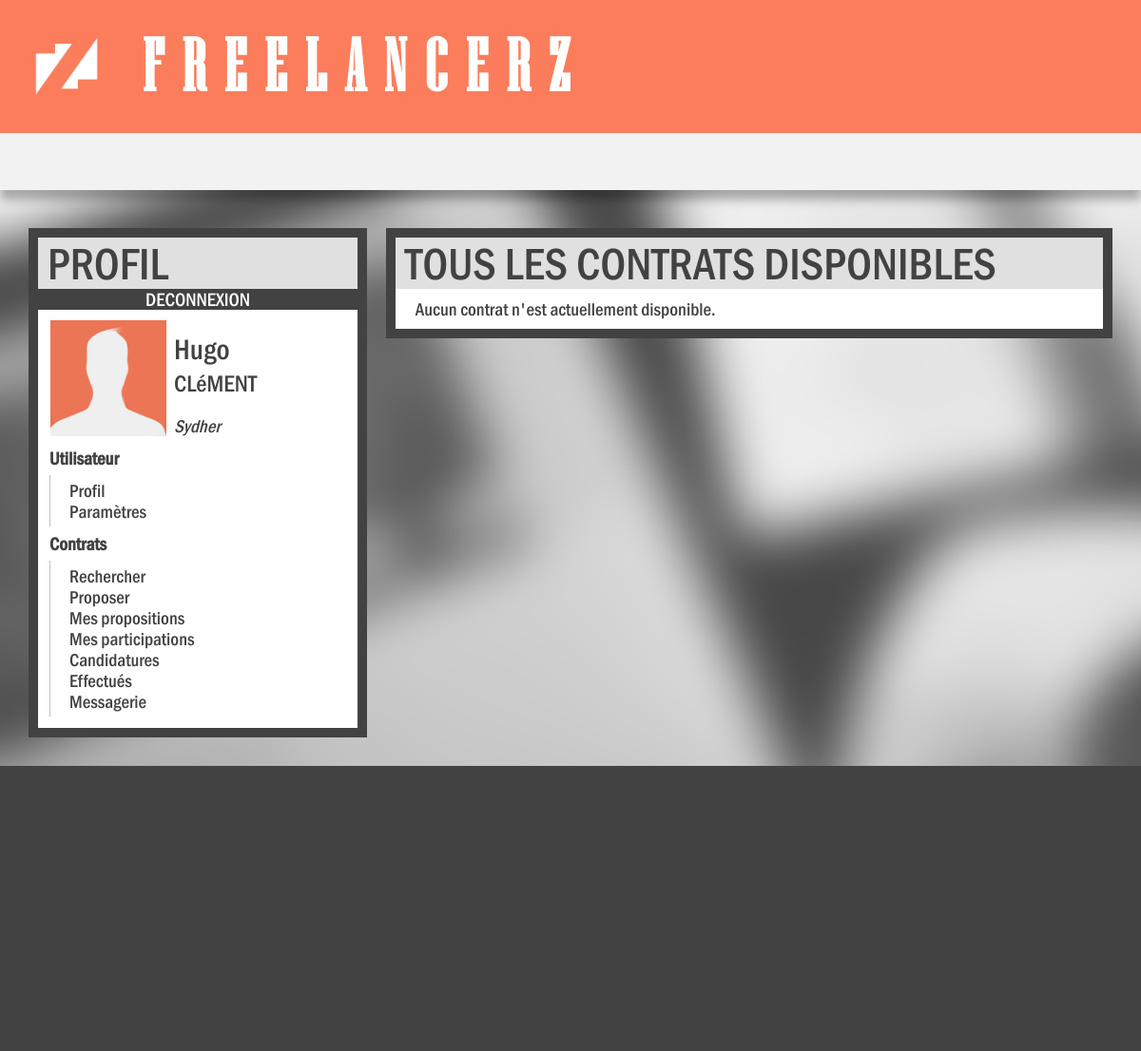
/index.php (signed in), run on an earlier commit of the app's database.
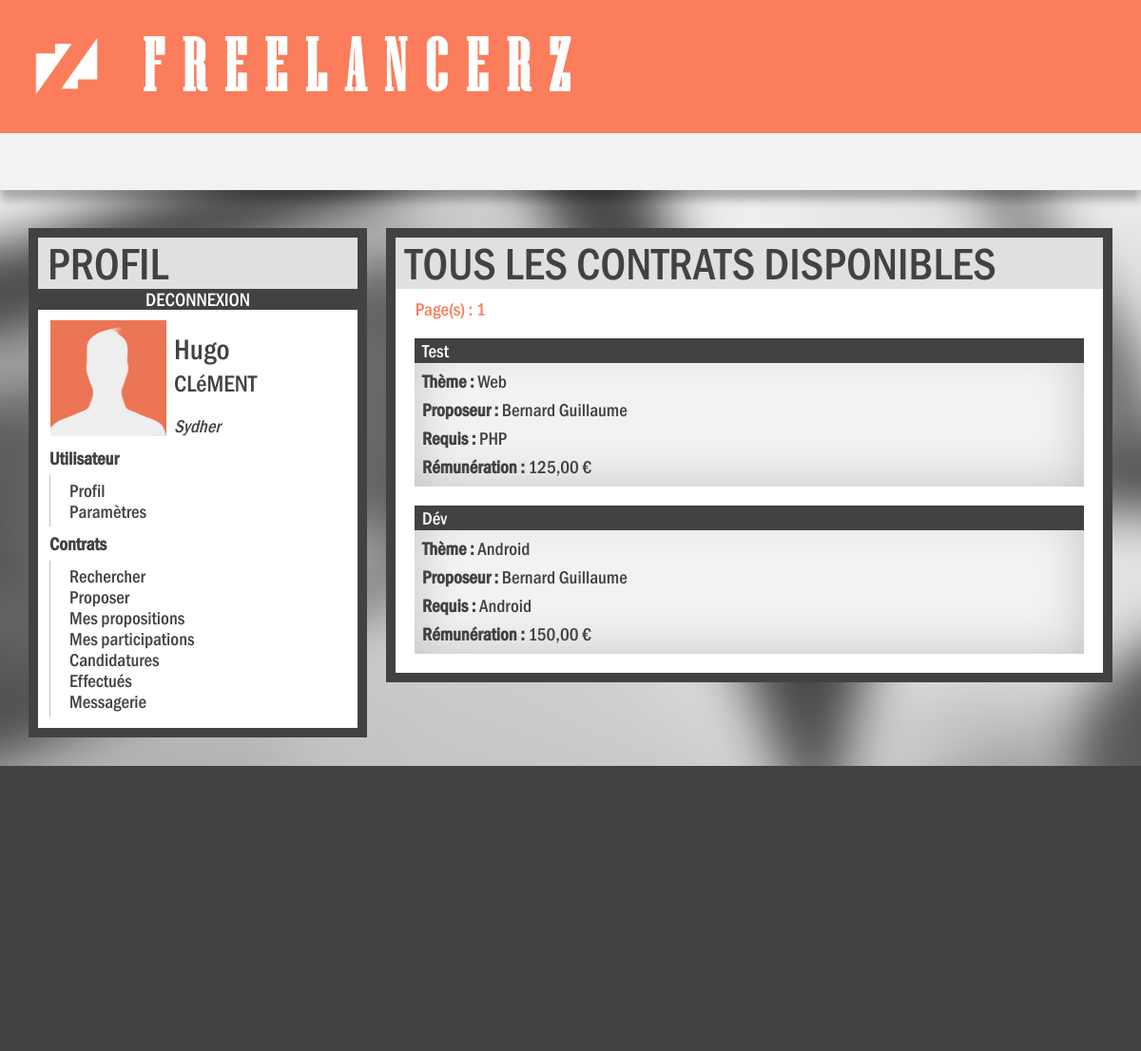
And on a later commit of the database.
### tables this page shows
CREATE TABLE IF NOT EXISTS `contrat` (
  `contrat_id` int(11) NOT NULL AUTO_INCREMENT,
  `contrat_auteur` int(11) DEFAULT NULL,
  `contrat_titre` varchar(150) NOT NULL,
  `contrat_theme` varchar(20) NOT NULL,
  `contrat_etat` int(11) NOT NULL,
  `contrat_description` text NOT NULL,
  `contrat_montant` double NOT NULL,
  `contrat_competences` varchar(60) NOT NULL,
  `contrat_publication` date NOT NULL,
  `contrat_debut_prevue` date NOT NULL,
  `contrat_debut_reel` date DEFAULT NULL,
  `contrat_fin_prevue` date DEFAULT NULL,
  `contrat_fin_reelle` date DEFAULT NULL,
  PRIMARY KEY (`contrat_id`)
);

CREATE TABLE IF NOT EXISTS `users` (
  `user_id` int(11) NOT NULL AUTO_INCREMENT,
  `user_nom` varchar(50) NOT NULL,
  `user_prenom` varchar(50) NOT NULL,
  `user_pseudo` varchar(50) NOT NULL,
  `user_ville` varchar(50) NOT NULL,
  `user_adresse` varchar(50) NOT NULL,
  `user_cp` char(5) NOT NULL,
  `user_password` varchar(255) NOT NULL,
  `user_email` varchar(120) NOT NULL,
  `user_naissance` date DEFAULT NULL,
  `user_inscription` date DEFAULT NULL,
  `user_competences` varchar(255) NOT NULL,
  `user_site1` varchar(120) DEFAULT NULL,
  `user_site2` varchar(120) DEFAULT NULL,
  `user_site3` varchar(120) DEFAULT NULL,
  `user_site4` varchar(120) DEFAULT NULL,
  `user_site5` varchar(120) DEFAULT NULL,
  `user_etat` int(11) DEFAULT NULL,
  `user_cle` varchar(255) DEFAULT NULL,
  `user_admin` int(1) NOT NULL DEFAULT '0',
  `user_banni` int(11) NOT NULL DEFAULT '0',
  PRIMARY KEY (`user_id`),
  UNIQUE KEY `user_pseudo` (`user_pseudo`)
);

### inc/afficherContrat.php (the view, shortened to what this page needs)
<?php
function afficherListeContrats() {
    require "recupContrat.php";
    $contrats = recupContrats();
	if ($contrats == -1) {
		echo '<div>&nbsp&nbsp&nbspAucun contrat n\'est actuellement disponible.</div>';
	} else {
		for ($i=0; $i < sizeof($contrats); $i++) {
		   echo '
		   <a id="lien_contrat" href="contrat.php?c='.$contrats[$i][0].'"><div class="contrat">
			 <header>
			  '.$contrats[$i][3].'
			  </header>
			  <p id="theme"><b>Thème :</b> '.$contrats[$i][4].'</p>
			  <p id="pers"><b>Proposeur :</b> '.$contrats[$i][2].' '.$contrats[$i][1].'</p>
			  <p id="comp"><b>Requis :</b> '.$contrats[$i][6].'</p>
			  <p id="remu"><b>Rémunération :</b> '.number_format($contrats[$i][5], 2, ',', ' ').' €</p>
		  </div></a>';
		}
	}
}
?>

### index.php (shortened to what this page needs)
<nav>
</nav>
       <div class="corps">
	<?php
		if (isset($_SESSION['nom'])) {
			include "inc/sections/gauche.profil.php";
			include "inc/sections/droite.accueil.php";
		} else {
			include "inc/sections/nonco.accueil.php";
		}
	?>
</div>

### inc/sections/gauche.profil.php (shortened to what this page needs)
<div class="leftpart">
	<div class="left">
		<header class="head_div">
			PROFIL
		</header>
			<div id="btn_deco">
				<a href="inc/deco.php" >DECONNEXION</a>
			</div>
		<article>
			<table class="profil">
				<tr>
					<td rowspan="3" id="photo" ><img src="images/profil/<?php echo $_SESSION['id'] ?>.jpg" alt="nom prénom" onError="this.onerror=null;this.src='images/profil/unselected.jpg';"></td>
					<td id="prenom"><?php echo $_SESSION['prenom']; ?></td>
				</tr>
				<tr>
					<td id="nom"><?php echo $_SESSION['nom']; ?></td>
				</tr>
				<tr>
					<td id="pseudo"><?php echo $_SESSION['pseudo']; ?></td>
				</tr>
				<tr id="cat">
					<th colspan="2" id="categorie">Utilisateur</th>
				</tr>
				<tr>
					<td colspan="2" id="contenu">
					<a href="profil.php">Profil</a><br>
					<a href="parametres.php">Paramètres</a><br>
					</td>
				</tr>
				<tr  id="cat">
					<th colspan="2" id="categorie">Contrats</th>
				</tr>
				<tr>
					<td colspan="2" id="contenu">
                        <a href="recherche.php">Rechercher</a><br>
                        <a href="create.php">Proposer</a><br>
                        <a href="mes-propositions.php">Mes propositions</a><br>
                        <a href="participations.php">Mes participations</a><br>
                        <a href="candidatures.php">Candidatures</a><br>
						<a href="historique.php">Effectués</a><br>
						<a href="conversations.php">Messagerie</a><br>
					</td>
				</tr>
			</table>
		</article>
	</div>
</div>

### inc/sections/droite.accueil.php
<div class="rightpart">
	<div class="right" style="padding-bottom:0px;">
		<header class="head_div">
			TOUS LES CONTRATS DISPONIBLES
		</header>
		<article>
		<div class="conteneur_contrats">
			<?php
			require "inc/afficherContrat.php";
			afficherListeContrats();
			?>
		</div>
		</article>
	</div>
</div>

### inc/recupContrat.php (shortened to what this page needs)
<?php
function recupContrats() {
    $bdd = bdd();
	$req = $bdd->prepare("SELECT count(*) as nbContrats FROM contrat LEFT JOIN users ON user_id = contrat_auteur
						  WHERE contrat_etat = 0 AND contrat_auteur != :id");
	$req->bindParam(":id",$_SESSION["id"]);
    $req->execute();
    $data = $req->fetch();
	$nbc = $data['nbContrats'];
	$cpp = 4;
	$nbp = ceil($nbc/$cpp);
	$pa = 1;
	if (isset($_GET['page']) && $_GET['page'] > 0 && $_GET['page'] <= $nbp) {
		$pa = $_GET['page'];
	} else {
		$pa = 1;
	}
	echo '<span id="pagination">';
	if ($nbp > 0) {
		echo '&nbsp&nbsp&nbspPage(s) :  ';
		for ($p=1; $p<=$nbp; $p++) {
			if ($p == $pa) {
				$page = $p==1?' '.$p.' ':'&nbsp '.$p.' ';
				echo $page;
			} else {
				$page = $p==1?' <a href="index.php?page='.$p.'" >'.$p.'</a> ':'&nbsp <a href="index.php?page='.$p.'" >'.$p.'</a> ';
				echo $page;
			}
		}
	}
	echo '</span>';
    $req = $bdd->prepare("SELECT contrat_id, user_nom, user_prenom, contrat_titre, contrat_theme, contrat_montant, contrat_competences
						  FROM contrat LEFT JOIN users ON user_id = contrat_auteur
						  WHERE contrat_auteur != :id
						  AND contrat_etat = 0 ORDER BY contrat_publication DESC  LIMIT ".($pa-1)*$cpp.",".$cpp."");
    $req->bindParam(":id",$_SESSION["id"]);
	$req->execute();
    $i = 0;
	$contrats = null;
    while ($data = $req->fetch()) {
        $contrats[$i] = array($data['contrat_id'], $data['user_nom'], $data['user_prenom'], $data['contrat_titre'], $data['contrat_theme'], $data['contrat_montant'], $data['contrat_competences']);
        $i++;
    }
	if ($contrats == null) {
		return -1;
	} else {
		return $contrats;
	}
}
?>

### index.css (style rules this page uses)
body { margin:0px; padding:0px; font-family: "FRAMDCN", Helvetica, Arial, sans-serif; color:white; word-spacing: -2em; background-color:black; background-image:url("images/fonds/6.2.jpg"); background-size:cover; background-attachment:fixed; }
header { text-align:center; background-color:#FB7D5B; height:140px; }
a { text-decoration:none; color:#FA5D32; }
.header_title { font-family: "NIAGSOL", Helvetica, Arial, sans-serif; font-weight:bold; font-size:78px; position:absolute; margin-top:28px; left:150px; letter-spacing:20px; }
.header_logo { left:35px; top:35px; position:absolute; width:70px; transition-duration:0.5s; }
nav { background-color:#F2F2F2; text-align:center; height:60px; margin-bottom:50px; overflow:hidden; box-shadow:0px 10px 10px rgba(0,0,0,0.3); }
.corps { color:#424242; text-align:center; margin-bottom:40px; }
.leftpart { float:left; word-spacing:0em; width:33%; }
.rightpart { float:right; word-spacing:0em; width:67%; }
.head_div { text-indent:10px; text-align:left; background-color:#e0e0e0; color:#424242; font-size:3em; height:auto; margin-bottom:10px; }
.profil { width:100%; }
.left article { font-size:1.2em; }
.right article { font-size:1.2em; }
.profil { display:initial; }
.profil td { width:auto; border:0px solid black; }
.profil a { text-decoration:none; color:#424242; }
.profil img { padding:0px; margin:0px; width:100%; max-width:200px; min-width:60px; }
#categorie { padding:5px 0px 5px 0px; }
#contenu { border-left:1px solid silver; padding:5px 0px 5px 20px; }
#prenom { padding-left:5px; vertical-align:bottom; font-size:100%; width:60%; font-size:1.6em; }
#nom { padding-left:5px; font-size:1.3em; vertical-align:top; }
#pseudo { padding-left:5px; font-style:italic; font-size:1em; }
#btn_deco { font-size:20px; background-color:#424242; text-align:center; margin-top:-10px; margin-bottom:8px; }
#btn_deco a { color:white; text-decoration:none; padding:2px 5px 2px 5px; }
.conteneur_contrats { padding-bottom:10px; }
.contrat { margin:20px 10px 10px 10px; padding-bottom:10px; height:auto; background-color:#f2f2f2; box-shadow:0px 0px 50px rgba(0,0,0,0.2) inset; }
#lien_contrat { text-decoration:none; color:white; }
.contrat p { color:#424242; margin:0px; padding:8px 8px 0px 8px; height:auto; }
.contrat header { background-color:#424242; text-align:left; margin:0px; padding:2px 0px 2px 8px; height:auto; }
#pagination { color:#FB7D5B; z-index:5; }
td { width: 50%; }
article { margin:0 10px 0 10px; }
footer { text-align:center; background-color:#424242; height:300px; position:relative; }
@media only screen and (min-width:751px) { .left { margin:0px 20px 0px 40px; background-color:white; text-align:left; padding-bottom:10px; box-shadow:10px 10px 0 #424242, -10px -10px 0 #424242, 10px -10px 0 #424242, -10px 10px 0 #424242 ; } }
@media only screen and (min-width:751px) { .right { margin:0px 40px 0px 20px; text-align:left; background-color:white; padding-bottom:10px; box-shadow:10px 10px 0 #424242, -10px -10px 0 #424242, 10px -10px 0 #424242, -10px 10px 0 #424242; } }

What changed in the data, as far as the page shows it:
added contrat: contrat_titre "Test", contrat_theme "Web", users.user_prenom "Bernard", users.user_nom "Guillaume", contrat_competences "PHP", contrat_montant "125,00"
added contrat: contrat_titre "Dév", contrat_theme "Android", users.user_prenom "Bernard", users.user_nom "Guillaume", contrat_competences "Android", contrat_montant "150,00"
Also different on the page:
text no longer shown: "Aucun contrat n ' est actuellement disponible."
text now shown: "Page(s) :"
new list line: "1"
